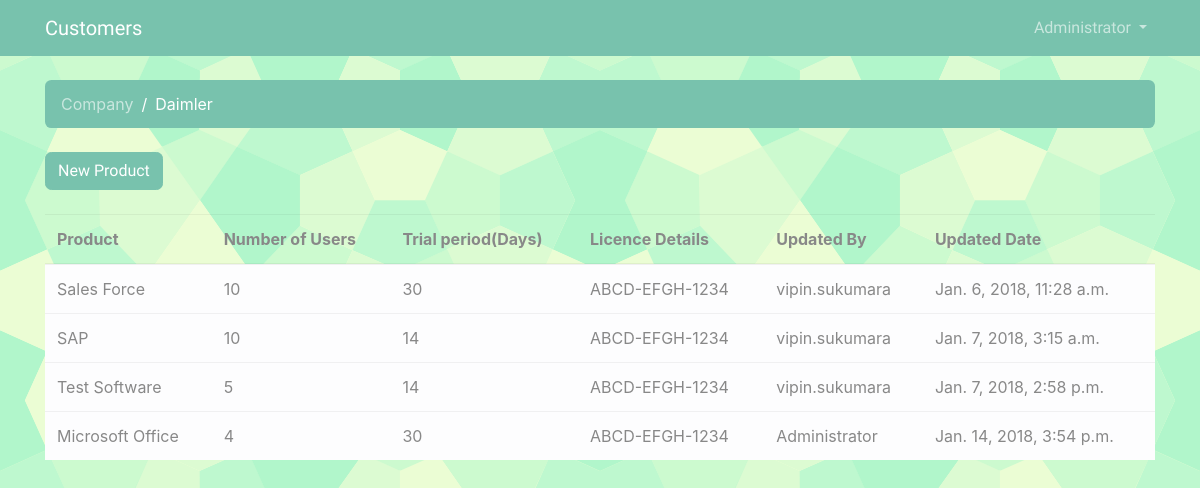
/CustomerInformation/1/ (signed in), run on the app's committed database.
### CustomerInformation/models.py (models this page shows, shortened)
class Company(models.Model):
    name = models.CharField(max_length=30, unique=True)
    description = models.CharField(max_length=100)
    created_at = models.DateTimeField(auto_now_add=True)
    updated_at = models.DateTimeField(null=True)
    created_by = models.ForeignKey(User,null=True,on_delete=models.CASCADE,)
    updated_by = models.ForeignKey(User, null=True,related_name='+',on_delete=models.CASCADE,)

class LicenseInformation(models.Model):
    product = models.TextField(max_length=4000)
    company = models.ForeignKey(Company, on_delete=models.CASCADE,related_name='licenseinformations')
    license = models.TextField(max_length=4000)
    noofusers = models.IntegerField(default=1)
    noofdaystrial = models.IntegerField(default=30)
    created_at = models.DateTimeField(auto_now_add=True)
    updated_at = models.DateTimeField(auto_now_add=True)
    created_by = models.ForeignKey(User,null=True,on_delete=models.CASCADE,)
    updated_by = models.ForeignKey(User, null=True,related_name='+',on_delete=models.CASCADE,)

### CustomerInformation/views.py (the view)
# urls.py: url(r'^CustomerInformation/(?P<pk>\d+)/$', views.company_licenseinfo, name='company_licenseinfo'),
@login_required
def company_licenseinfo(request, pk):
    company = get_object_or_404(Company, pk=pk)
    return render(request, 'licenseinfo.html', {'company': company})

### templates/licenseinfo.html (shortened to what this page needs)
{% extends 'base.html' %}
{% block breadcrumb %}
  <li class="breadcrumb-item"><a href="{% url 'home' %}">Company</a></li>
  <li class="breadcrumb-item active">{{ company.name }}</li>
{% endblock %}
{% block content %}
  <div class="mb-4">
    <a href="{% url 'new_company_licenseinfo' company.pk %}" class="btn btn-primary">New Product</a>
  </div>
  <table class="table table-hover">
    <thead class="thead-inverse">
      <tr>
        <th scope="col">Product</th>
        <th scope="col">Number of Users</th>
        <th scope="col">Trial period(Days)</th>
        <th scope="col">Licence Details</th>
		<th scope="col">Updated By</th>
        <th scope="col">Updated Date</th>
      </tr>
    </thead>
    <tbody>
      {% for license in company.licenseinformations.all %}
        <tr class="table-light">
          <td class="align-middle">{{ license.product }}</td>
          <td class="align-middle">{{ license.noofusers }}</td>
          <td class="align-middle">{{ license.noofdaystrial }}</td>
		  <td class="align-middle" Style="word-wrap: normal; word-break: break-all;">{{ license.license }}</td>
		  <td class="align-middle">{{ license.updated_by.username }}</td>
          <td class="align-middle">{{ license.updated_at }}</td>
        </tr>
      {% endfor %}
    </tbody>
  </table>
{% endblock %}

### templates/base.html (shortened to what this page needs)
{% load static %}<!DOCTYPE html>
<html>
  <head>
    <link rel="stylesheet" href="{% static 'css/bootstrap-minty.min.css' %}">
	<link rel="stylesheet" href="{% static 'css/app.css' %}">
  </head>
  <body>
	{% block body %}
		<nav class="navbar navbar-expand-lg navbar-dark bg-primary">
		<div class="container">
			<a class="navbar-brand" href="{% url 'home' %}">Customers</a>
			<div class="collapse navbar-collapse" id="mainMenu">
				{% if user.is_authenticated %}
				<ul class="navbar-nav ml-auto">
					<li class="nav-item dropdown">
						<a class="nav-link dropdown-toggle" href="#" id="userMenu" data-toggle="dropdown" aria-haspopup="true" aria-expanded="false">
						{{ user.username }}
						</a>
					</li>
				</ul>
				{% else %}
				<form class="form-inline ml-auto">
					<a href="{% url 'login' %}" class="btn btn-outline-secondary">Log in</a>
					<a href="{% url 'signup' %}" class="btn btn-primary ml-2">Sign up</a>
				</form>
				{% endif %}
			</div>
		</div>
		</nav>
		<div class="container">
			<ol class="breadcrumb my-4">
			{% block breadcrumb %}
			{% endblock %}
			</ol>
			{% block content %}
			{% endblock %}
		</div>
	{% endblock body %}
  </body>
</html>

### static/css/app.css (style rules this page uses)
.navbar-brand { font-family: 'Berkshire Swash', cursive; }
body { background-image: url(../img/congruent_pentagon.png); }

### data on the page
Company: name "Daimler"
LicenseInformation: product "Sales Force", noofusers "10", noofdaystrial "30", license "ABCD-EFGH-1234", updated_by.username "vipin.sukumara", updated_at "Jan. 6, 2018, 11:28 a.m."
LicenseInformation: product "SAP", noofusers "10", noofdaystrial "14", license "ABCD-EFGH-1234", updated_by.username "vipin.sukumara", updated_at "Jan. 7, 2018, 3:15 a.m."
LicenseInformation: product "Test Software", noofusers "5", noofdaystrial "14", license "ABCD-EFGH-1234", updated_by.username "vipin.sukumara", updated_at "Jan. 7, 2018, 2:58 p.m."
LicenseInformation: product "Microsoft Office", noofusers "4", noofdaystrial "30", license "ABCD-EFGH-1234", updated_by.username "Administrator", updated_at "Jan. 14, 2018, 3:54 p.m."

### other printed values
{{ user.username }} "Administrator"
